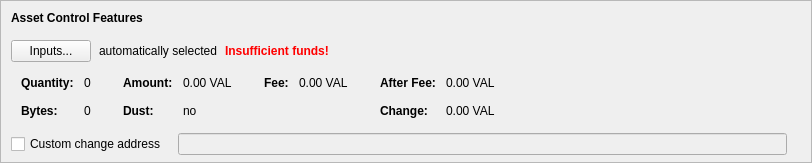
      <widget class="QFrame" name="frameAssetControl">
       <property name="sizePolicy">
        <sizepolicy hsizetype="Expanding" vsizetype="Fixed">
         <horstretch>0</horstretch>
         <verstretch>0</verstretch>
        </sizepolicy>
       </property>
       <property name="maximumSize">
        <size>
         <width>16777215</width>
         <height>16777215</height>
        </size>
       </property>
       <property name="frameShape">
        <enum>QFrame::StyledPanel</enum>
       </property>
       <property name="frameShadow">
        <enum>QFrame::Sunken</enum>
       </property>
       <layout class="QVBoxLayout" name="verticalLayoutAssetControl2">
        <property name="spacing">
         <number>0</number>
        </property>
        <property name="leftMargin">
         <number>0</number>
        </property>
        <property name="topMargin">
         <number>0</number>
        </property>
        <property name="rightMargin">
         <number>0</number>
        </property>
        <property name="bottomMargin">
         <number>6</number>
        </property>
        <item>
         <layout class="QVBoxLayout" name="verticalLayoutAssetControl" stretch="0,0,0,0,1">
          <property name="spacing">
           <number>0</number>
          </property>
          <property name="leftMargin">
           <number>10</number>
          </property>
          <property name="topMargin">
           <number>10</number>
          </property>
          <item>
           <layout class="QHBoxLayout" name="horizontalLayoutAssetControl1">
            <property name="bottomMargin">
             <number>15</number>
            </property>
            <item>
             <widget class="QLabel" name="labelAssetControlFeatures">
              <property name="sizePolicy">
               <sizepolicy hsizetype="Preferred" vsizetype="Maximum">
                <horstretch>0</horstretch>
                <verstretch>0</verstretch>
               </sizepolicy>
              </property>
              <property name="font">
               <font>
                <weight>75</weight>
                <bold>true</bold>
               </font>
              </property>
              <property name="styleSheet">
               <string notr="true">font-weight:bold;</string>
              </property>
              <property name="text">
               <string>Asset Control Features</string>
              </property>
             </widget>
            </item>
           </layout>
          </item>
          <item>
           <layout class="QHBoxLayout" name="horizontalLayoutAssetControl2" stretch="0,0,0,0">
            <property name="spacing">
             <number>8</number>
            </property>
            <property name="bottomMargin">
             <number>10</number>
            </property>
            <item>
             <widget class="QPushButton" name="pushButtonAssetControl">
              <property name="styleSheet">
               <string notr="true"/>
              </property>
              <property name="text">
               <string>Inputs...</string>
              </property>
              <property name="autoDefault">
               <bool>false</bool>
              </property>
             </widget>
            </item>
            <item>
             <widget class="QLabel" name="labelAssetControlAutomaticallySelected">
              <property name="text">
               <string>automatically selected</string>
              </property>
              <property name="margin">
               <number>5</number>
              </property>
             </widget>
            </item>
            <item>
             <widget class="QLabel" name="labelAssetControlInsuffFunds">
              <property name="font">
               <font>
                <weight>75</weight>
                <bold>true</bold>
               </font>
              </property>
              <property name="styleSheet">
               <string notr="true">color:red;font-weight:bold;</string>
              </property>
              <property name="text">
               <string>Insufficient funds!</string>
              </property>
              <property name="margin">
               <number>5</number>
              </property>
             </widget>
            </item>
            <item>
             <spacer name="horizontalSpacerAssetControl">
              <property name="orientation">
               <enum>Qt::Horizontal</enum>
              </property>
              <property name="sizeHint" stdset="0">
               <size>
                <width>40</width>
                <height>1</height>
               </size>
              </property>
             </spacer>
            </item>
           </layout>
          </item>
          <item>
           <widget class="QWidget" name="widgetAssetControl" native="true">
            <property name="sizePolicy">
             <sizepolicy hsizetype="Preferred" vsizetype="Preferred">
              <horstretch>0</horstretch>
              <verstretch>0</verstretch>
             </sizepolicy>
            </property>
            <property name="minimumSize">
             <size>
              <width>0</width>
              <height>0</height>
             </size>
            </property>
            <property name="styleSheet">
             <string notr="true"/>
            </property>
            <layout class="QHBoxLayout" name="horizontalLayoutAssetControl5">
             <property name="leftMargin">
              <number>0</number>
             </property>
             <property name="topMargin">
              <number>0</number>
             </property>
             <property name="rightMargin">
              <number>0</number>
             </property>
             <property name="bottomMargin">
              <number>0</number>
             </property>
             <item>
              <layout class="QHBoxLayout" name="horizontalLayoutAssetControl3" stretch="0,0,0,1">
               <property name="spacing">
                <number>20</number>
               </property>
               <property name="topMargin">
                <number>0</number>
               </property>
               <property name="bottomMargin">
                <number>10</number>
               </property>
               <item>
                <layout class="QFormLayout" name="formLayoutAssetControl1">
                 <property name="horizontalSpacing">
                  <number>10</number>
                 </property>
                 <property name="verticalSpacing">
                  <number>14</number>
                 </property>
                 <property name="leftMargin">
                  <number>10</number>
                 </property>
                 <property name="topMargin">
                  <number>4</number>
                 </property>
                 <property name="rightMargin">
                  <number>6</number>
                 </property>
                 <item row="0" column="0">
                  <widget class="QLabel" name="labelAssetControlQuantityText">
                   <property name="font">
                    <font>
                     <weight>75</weight>
                     <bold>true</bold>
                    </font>
                   </property>
                   <property name="text">
                    <string>Quantity:</string>
                   </property>
                   <property name="margin">
                    <number>0</number>
                   </property>
                  </widget>
                 </item>
                 <item row="0" column="1">
                  <widget class="QLabel" name="labelAssetControlQuantity">
                   <property name="cursor">
                    <cursorShape>IBeamCursor</cursorShape>
                   </property>
                   <property name="contextMenuPolicy">
                    <enum>Qt::ActionsContextMenu</enum>
                   </property>
                   <property name="text">
                    <string notr="true">0</string>
                   </property>
                   <property name="margin">
                    <number>0</number>
                   </property>
                   <property name="textInteractionFlags">
                    <set>Qt::LinksAccessibleByMouse|Qt::TextSelectableByKeyboard|Qt::TextSelectableByMouse</set>
                   </property>
                  </widget>
                 </item>
                 <item row="1" column="0">
                  <widget class="QLabel" name="labelAssetControlBytesText">
                   <property name="font">
                    <font>
                     <weight>75</weight>
                     <bold>true</bold>
                    </font>
                   </property>
                   <property name="text">
                    <string>Bytes:</string>
                   </property>
                  </widget>
                 </item>
                 <item row="1" column="1">
                  <widget class="QLabel" name="labelAssetControlBytes">
                   <property name="cursor">
                    <cursorShape>IBeamCursor</cursorShape>
                   </property>
                   <property name="contextMenuPolicy">
                    <enum>Qt::ActionsContextMenu</enum>
                   </property>
                   <property name="text">
                    <string notr="true">0</string>
                   </property>
                   <property name="textInteractionFlags">
                    <set>Qt::LinksAccessibleByMouse|Qt::TextSelectableByKeyboard|Qt::TextSelectableByMouse</set>
                   </property>
                  </widget>
                 </item>
                </layout>
               </item>
               <item>
                <layout class="QFormLayout" name="formLayoutAssetControl2">
                 <property name="horizontalSpacing">
                  <number>10</number>
                 </property>
                 <property name="verticalSpacing">
                  <number>14</number>
                 </property>
                 <property name="leftMargin">
                  <number>6</number>
                 </property>
                 <property name="topMargin">
                  <number>4</number>
                 </property>
                 <property name="rightMargin">
                  <number>6</number>
                 </property>
                 <item row="0" column="0">
                  <widget class="QLabel" name="labelAssetControlAmountText">
                   <property name="font">
                    <font>
                     <weight>75</weight>
                     <bold>true</bold>
                    </font>
                   </property>
                   <property name="text">
                    <string>Amount:</string>
                   </property>
                   <property name="margin">
                    <number>0</number>
                   </property>
                  </widget>
                 </item>
                 <item row="0" column="1">
                  <widget class="QLabel" name="labelAssetControlAmount">
                   <property name="cursor">
                    <cursorShape>IBeamCursor</cursorShape>
                   </property>
                   <property name="contextMenuPolicy">
                    <enum>Qt::ActionsContextMenu</enum>
                   </property>
                   <property name="text">
                    <string notr="true">0.00 VAL</string>
                   </property>
                   <property name="textInteractionFlags">
                    <set>Qt::LinksAccessibleByMouse|Qt::TextSelectableByKeyboard|Qt::TextSelectableByMouse</set>
                   </property>
                  </widget>
                 </item>
                 <item row="1" column="0">
                  <widget class="QLabel" name="labelAssetControlLowOutputText">
                   <property name="font">
                    <font>
                     <weight>75</weight>
                     <bold>true</bold>
                    </font>
                   </property>
                   <property name="text">
                    <string>Dust:</string>
                   </property>
                  </widget>
                 </item>
                 <item row="1" column="1">
                  <widget class="QLabel" name="labelAssetControlLowOutput">
                   <property name="cursor">
                    <cursorShape>IBeamCursor</cursorShape>
                   </property>
                   <property name="contextMenuPolicy">
                    <enum>Qt::ActionsContextMenu</enum>
                   </property>
                   <property name="text">
                    <string notr="true">no</string>
                   </property>
                   <property name="textInteractionFlags">
                    <set>Qt::LinksAccessibleByMouse|Qt::TextSelectableByKeyboard|Qt::TextSelectableByMouse</set>
                   </property>
                  </widget>
                 </item>
                </layout>
               </item>
               <item>
                <layout class="QFormLayout" name="formLayoutAssetControl3">
                 <property name="horizontalSpacing">
                  <number>10</number>
                 </property>
                 <property name="verticalSpacing">
                  <number>14</number>
                 </property>
                 <property name="leftMargin">
                  <number>6</number>
                 </property>
                 <property name="topMargin">
                  <number>4</number>
                 </property>
                 <property name="rightMargin">
                  <number>6</number>
                 </property>
                 <item row="0" column="0">
                  <widget class="QLabel" name="labelAssetControlFeeText">
                   <property name="font">
                    <font>
                     <weight>75</weight>
                     <bold>true</bold>
                    </font>
                   </property>
                   <property name="text">
                    <string>Fee:</string>
                   </property>
                   <property name="margin">
                    <number>0</number>
                   </property>
                  </widget>
                 </item>
                 <item row="0" column="1">
                  <widget class="QLabel" name="labelAssetControlFee">
                   <property name="cursor">
                    <cursorShape>IBeamCursor</cursorShape>
                   </property>
                   <property name="contextMenuPolicy">
                    <enum>Qt::ActionsContextMenu</enum>
                   </property>
                   <property name="text">
                    <string notr="true">0.00 VAL</string>
                   </property>
                   <property name="textInteractionFlags">
                    <set>Qt::LinksAccessibleByMouse|Qt::TextSelectableByKeyboard|Qt::TextSelectableByMouse</set>
                   </property>
                  </widget>
                 </item>
                </layout>
               </item>
               <item>
                <layout class="QFormLayout" name="formLayoutAssetControl4">
                 <property name="horizontalSpacing">
                  <number>10</number>
                 </property>
                 <property name="verticalSpacing">
                  <number>14</number>
                 </property>
                 <property name="leftMargin">
                  <number>6</number>
                 </property>
                 <property name="topMargin">
                  <number>4</number>
                 </property>
                 <property name="rightMargin">
                  <number>6</number>
                 </property>
                 <item row="0" column="0">
                  <widget class="QLabel" name="labelAssetControlAfterFeeText">
                   <property name="font">
                    <font>
                     <weight>75</weight>
                     <bold>true</bold>
                    </font>
                   </property>
                   <property name="text">
                    <string>After Fee:</string>
                   </property>
                   <property name="margin">
                    <number>0</number>
                   </property>
                  </widget>
                 </item>
                 <item row="0" column="1">
                  <widget class="QLabel" name="labelAssetControlAfterFee">
                   <property name="cursor">
                    <cursorShape>IBeamCursor</cursorShape>
                   </property>
                   <property name="contextMenuPolicy">
                    <enum>Qt::ActionsContextMenu</enum>
                   </property>
                   <property name="text">
                    <string notr="true">0.00 VAL</string>
                   </property>
                   <property name="textInteractionFlags">
                    <set>Qt::LinksAccessibleByMouse|Qt::TextSelectableByKeyboard|Qt::TextSelectableByMouse</set>
                   </property>
                  </widget>
                 </item>
                 <item row="1" column="0">
                  <widget class="QLabel" name="labelAssetControlChangeText">
                   <property name="font">
                    <font>
                     <weight>75</weight>
                     <bold>true</bold>
                    </font>
                   </property>
                   <property name="text">
                    <string>Change:</string>
                   </property>
                  </widget>
                 </item>
                 <item row="1" column="1">
                  <widget class="QLabel" name="labelAssetControlChange">
                   <property name="cursor">
                    <cursorShape>IBeamCursor</cursorShape>
                   </property>
                   <property name="contextMenuPolicy">
                    <enum>Qt::ActionsContextMenu</enum>
                   </property>
                   <property name="text">
                    <string notr="true">0.00 VAL</string>
                   </property>
                   <property name="textInteractionFlags">
                    <set>Qt::LinksAccessibleByMouse|Qt::TextSelectableByKeyboard|Qt::TextSelectableByMouse</set>
                   </property>
                  </widget>
                 </item>
                </layout>
               </item>
              </layout>
             </item>
            </layout>
           </widget>
          </item>
          <item>
           <layout class="QHBoxLayout" name="horizontalLayoutAssetControl4" stretch="0,0,0">
            <property name="spacing">
             <number>12</number>
            </property>
            <property name="sizeConstraint">
             <enum>QLayout::SetDefaultConstraint</enum>
            </property>
            <property name="topMargin">
             <number>5</number>
            </property>
            <property name="rightMargin">
             <number>5</number>
            </property>
            <item>
             <widget class="QCheckBox" name="checkBoxAssetControlChange">
              <property name="toolTip">
               <string>If this is activated, but the change address is empty or invalid, change will be sent to a newly generated address.</string>
              </property>
              <property name="text">
               <string>Custom change address</string>
              </property>
             </widget>
            </item>
            <item>
             <widget class="QValidatedLineEdit" name="lineEditAssetControlChange">
              <property name="enabled">
               <bool>false</bool>
              </property>
              <property name="sizePolicy">
               <sizepolicy hsizetype="Expanding" vsizetype="Fixed">
                <horstretch>0</horstretch>
                <verstretch>0</verstretch>
               </sizepolicy>
              </property>
             </widget>
            </item>
            <item>
             <widget class="QLabel" name="labelAssetControlChangeLabel">
              <property name="sizePolicy">
               <sizepolicy hsizetype="Preferred" vsizetype="Expanding">
                <horstretch>0</horstretch>
                <verstretch>0</verstretch>
               </sizepolicy>
              </property>
              <property name="minimumSize">
               <size>
                <width>0</width>
                <height>0</height>
               </size>
              </property>
              <property name="text">
               <string/>
              </property>
              <property name="margin">
               <number>3</number>
              </property>
             </widget>
            </item>
           </layout>
          </item>
          <item>
           <spacer name="verticalSpacerAssetControl">
            <property name="orientation">
             <enum>Qt::Vertical</enum>
            </property>
            <property name="sizeHint" stdset="0">
             <size>
              <width>800</width>
              <height>1</height>
             </size>
            </property>
           </spacer>
          </item>
         </layout>
        </item>
       </layout>
      </widget>
